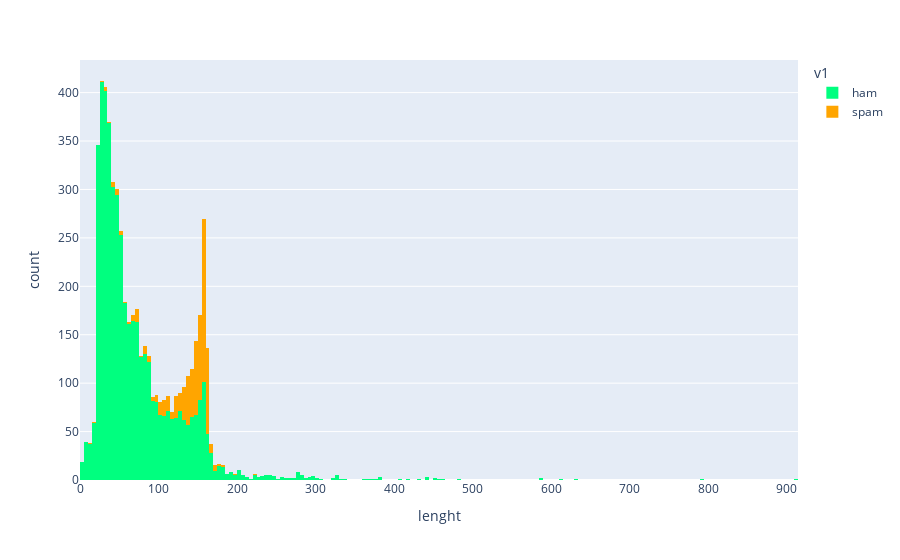

The notebook cell saved with this chart:
### Code cell
fig = px.histogram(df, x="lenght", color="v1", color_discrete_sequence=["#00FF7F","#FFA500"] )
fig.show()

### Figure 1 — Plotly figure (JSON) as saved in the notebook; plotly's stock layout.template omitted (floating-point values rounded to 4 significant figures; data arrays with more than 128 entries replaced by an {"elided": "..."} marker saying what was removed)
{"data": [{"alignmentgroup": "True", "bingroup": "x", "hovertemplate": "v1=ham<br>lenght=%{x}<br>count=%{y}<extra></extra>", "legendgroup": "ham", "marker": {"color": "#00FF7F"}, "name": "ham", "offsetgroup": "ham", "orientation": "v", "showlegend": true, "type": "histogram", "x": {"elided": "4825 int values"}, "xaxis": "x", "yaxis": "y"}, {"alignmentgroup": "True", "bingroup": "x", "hovertemplate": "v1=spam<br>lenght=%{x}<br>count=%{y}<extra></extra>", "legendgroup": "spam", "marker": {"color": "#FFA500"}, "name": "spam", "offsetgroup": "spam", "orientation": "v", "showlegend": true, "type": "histogram", "x": {"elided": "747 int values"}, "xaxis": "x", "yaxis": "y"}], "layout": {"barmode": "relative", "legend": {"title": {"text": "v1"}, "tracegroupgap": 0}, "margin": {"t": 60}, "xaxis": {"anchor": "y", "domain": [0, 1], "title": {"text": "lenght"}}, "yaxis": {"anchor": "x", "domain": [0, 1], "title": {"text": "count"}}}}
